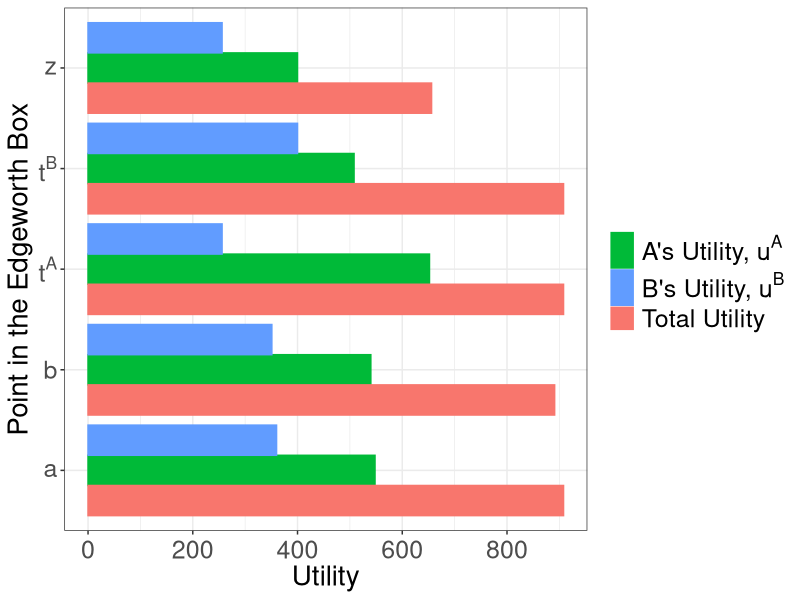
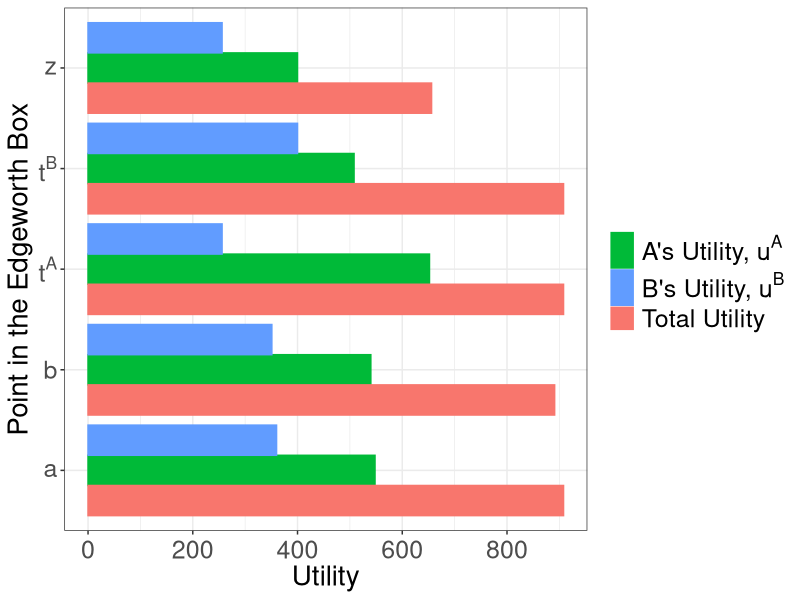

R code for these plots, in order:
library(tidyverse)
ua <- c(400, 652, 508, 540, 548)
ub <- c(256, 256, 400, 351, 360)
point <- c("z", "ta", "tb", "b", "a")
totalu <- c(656, 908, 908, 891, 908)
df <- tibble(point, ua, ub, totalu)
dfnar <- 
  df %>% 
  gather(type, Utility, -point) %>% 
  arrange(point)
xaxislabs <- c("a",  "b",  expression(paste(t^A)), expression(paste(t^B)), "z")
dfplot <-
  dfnar %>%
  mutate(point = factor(point, levels = c("z", "ta", "tb", "b", "a")), 
         type = factor(type))



plot1 <- dfnar %>% 
  ggplot(aes(x = point, y = Utility)) +
  geom_bar(aes(group = type, fill = type, color = type), stat = "identity", position = position_dodge()) + 
  #geom_text(aes(x = point, y = Utility, label = Utility)) +
  scale_fill_discrete(name = "", 
                      breaks = c("ua", "ub", "totalu"), 
                      labels = c(expression(paste("A's Utility, ", u^A)), expression(paste("B's Utility, ",u^B), "Total Utility"))
                      ) +
scale_color_discrete(name = "", 
                    breaks = c("ua", "ub", "totalu"), 
                    labels = c(expression(paste("A's Utility, ", u^A)), expression(paste("B's Utility, ",u^B), "Total Utility"))
) +
  scale_x_discrete(labels = xaxislabs) + 
  scale_y_continuous(breaks = seq(0,1200,200),
                   labels = seq(0,1200,200)) +
  xlab("Point in the Edgeworth Box") + 
  theme_bw() +
  theme(axis.title = element_text(size = 20),
        axis.text.y = element_text(size = 18),
        #legend.title = element_text(size = 16),
        legend.text = element_text(size = 18),
        axis.text.x  = element_text(vjust = 0.5, size = 18 )
  ) + 
  coord_flip()
plot1
ggsave("property/unions_bargraph.pdf", plot1, width = 7, height = 7)
